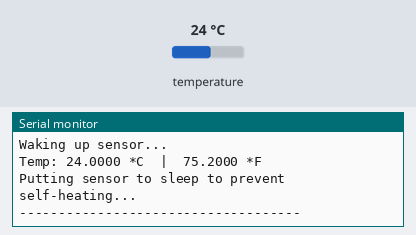
Bench run of a sketch on a simulated ESP32. Parts: the last lines printed to the serial monitor. Inputs (shaded band) come from the test bench; at power-on: temperature 24 °C.

Above: at 3.2 s.
3.3 s: temperature set to 12 °C
At 4.5 s:
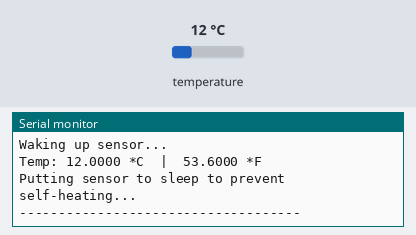
4.8 s: temperature set to 19 °C
At 6.5 s:
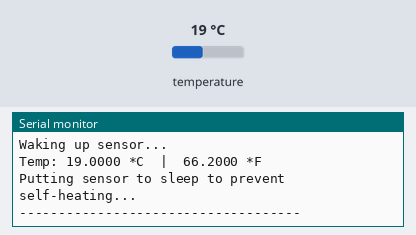
Timing chart, 0 to 8.0 s (numbered marks = the images above; inputs shaded):
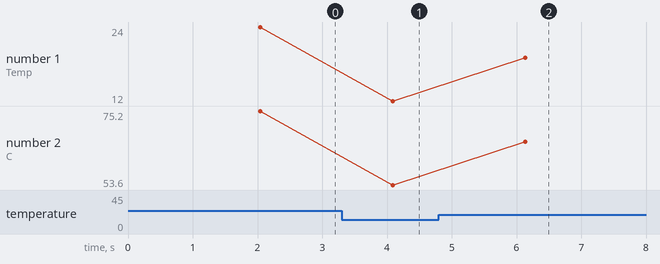

The sketch:

mcp9808_test.ino
```cpp
/*
  MCP9808 Single Sensor Test

  Reads the highly accurate temperature data from an MCP9808
  using the Adafruit_MCP9808 library.

  Set your Serial Monitor to 115200 baud.
*/

#include <Wire.h>
#include <Adafruit_MCP9808.h>

Adafruit_MCP9808 mcp = Adafruit_MCP9808();

#define I2C_SDA_PIN 21
#define I2C_SCL_PIN 22

void setup() {
  Serial.begin(115200);
  delay(2000); // Wait 2 seconds for Serial Monitor to catch up

  Serial.println("\n\n--- Adafruit MCP9808 test! ---");

  // Initialize I2C with ESP32 pins
  Wire.begin(I2C_SDA_PIN, I2C_SCL_PIN);

  // Initialize the sensor (default I2C address is 0x18)
  if (!mcp.begin(0x18)) {
    Serial.println("Couldn't find MCP9808! Check your connections and verify the address.");
    while (1) {
      delay(10);
    }
  }

  Serial.println("Found MCP9808!");

  // Set resolution to 3 (highest accuracy, slightly slower read time ~250ms)
  mcp.setResolution(3);
}

void loop() {
  Serial.println("Waking up sensor...");
  mcp.wake();   // Wake up from sleep mode

  float c = mcp.readTempC();
  float f = mcp.readTempF();

  Serial.print("Temp: ");
  Serial.print(c, 4); Serial.print(" *C  |  ");
  Serial.print(f, 4); Serial.println(" *F");

  Serial.println("Putting sensor to sleep to prevent self-heating...");
  mcp.shutdown_wake(1); // Put sensor back to sleep

  Serial.println("------------------------------------");
  delay(2000); // Wait 2 seconds before the next reading
}
```

Measured:
- after the input at 3.3 s, the serial monitor: prints a new line after 0.79 s (image 1)
- after the input at 4.8 s, the serial monitor: prints a new line after 1.3 s (image 2)
- plotted number 1: 24 → 12 after the input at 3.3 s, 12 → 19 after the input at 4.8 s
- plotted number 2: 75.2 → 53.6 after the input at 3.3 s, 53.6 → 66.2 after the input at 4.8 s
